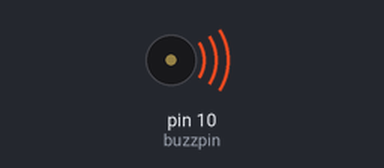
The sketch below on a simulated Arduino Uno, built with avr-gcc and run on an emulated ATmega328P. Shown: buzzer (waves = sounding).

Above: at 0.1 s.
Timing chart, 0 to 40.0 s (numbered marks = the images above):
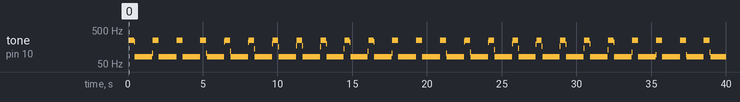

The sketch:

active_buzzer_sound.ino
```cpp
int buzzpin=10;
int dt1=2;
int dt2=6;
int j;
void setup() {
  // put your setup code here, to run once:
pinMode(buzzpin,OUTPUT);
}

void loop() {
  // put your main code here, to run repeatedly:
for(j=1;j<=100;j=j+1){
  digitalWrite(buzzpin,HIGH);
  delay(dt1);
  digitalWrite(buzzpin,LOW);
  delay(dt1);
  }
for(j=1;j<=100;j=j+1){
  digitalWrite(buzzpin,HIGH);
  delay(dt2);
  digitalWrite(buzzpin,LOW);
  delay(dt2);
}
}
```

Measured:
- by itself, tone on pin 10 (buzzpin): plays 249 Hz for 0.36 s, 223 Hz for 0.04 s, 83 Hz for 1.2 s, 103 Hz for 0.04 s, 249 Hz for 0.40 s, 83 Hz for 1.2 s … (87 notes in this stretch)
